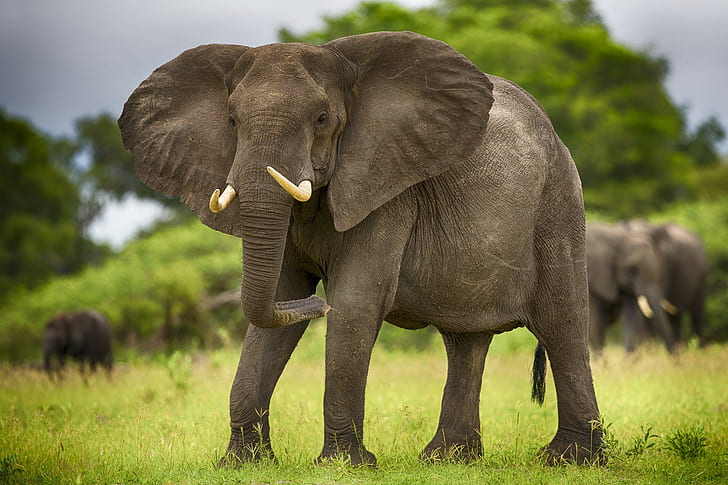
#> input picture gajah.jpg, 728 x 485 px
$ jupyter execute P9_1207070030_Deri_Ruswandi.ipynb
#> lines starting #> are read from the running program, lines starting #| are printed output that depends on the picture
[cell 1]
# Memanggil Library yang dibutuhkan
import cv2 as cv
import numpy as np
from matplotlib import pyplot as plt

# Memanggil gambar yang disimpan dan mengubah citra menjadi grayscale (0)
img = cv.imread('gajah.jpg', 0)
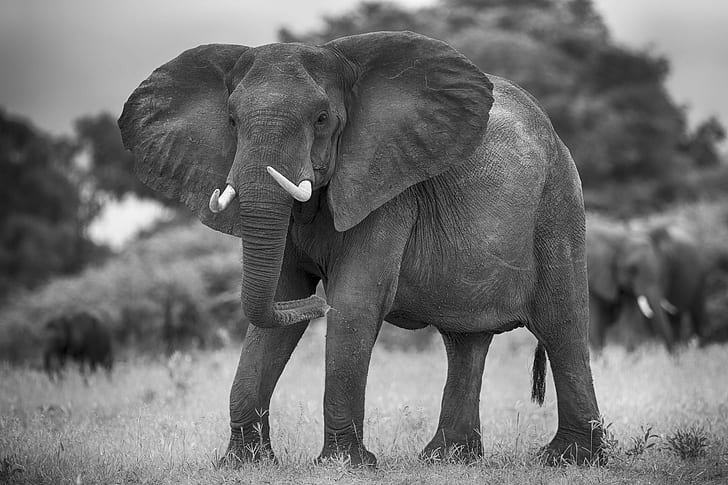
#> img: shape (485, 728); min 0, max 255, mean 112.5

img_canny = cv.Canny(img,100,200)
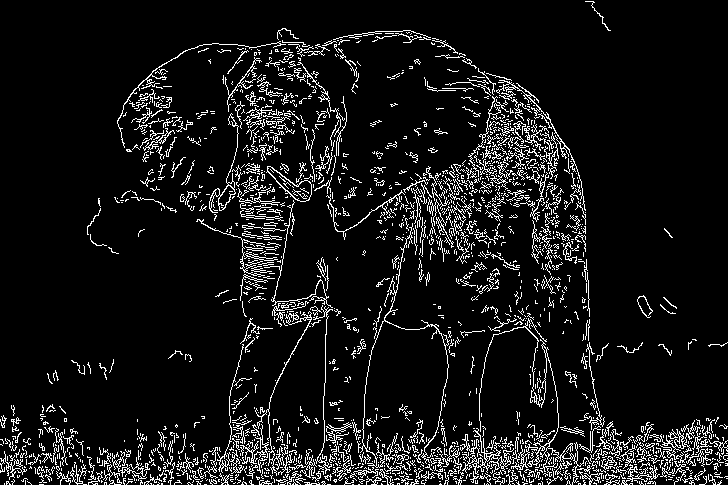
#> img_canny: shape (485, 728); 8.6% white in thin lines or dots

#Plot Ouput
fig, axes = plt.subplots(2, 2, figsize=(8, 8))#untuk membuat sebuah figure (gambar) yang terdiri dari matriks subplot 4x2 dengan ukuran (lebar, tinggi) sebesar (8, 8) inci.
ax = axes.ravel()#untuk mengubah matriks axes menjadi array satu dimensi dengan menggunakan metode ravel()

ax[0].imshow(img, cmap='gray')
ax[0].set_title("Citra Input")
ax[1].hist(img.ravel(), bins=256)
ax[1].set_title("Histogram Citra Input")

ax[2].imshow(img_canny, cmap='gray')
ax[2].set_title("Citra Output canny")
ax[3].hist(img_canny.ravel(), bins=256)
ax[3].set_title("Histogram Citra Output canny")

fig.tight_layout()# untuk secara otomatis mengatur jarak antara subplot dalam sebuah gambar agar lebih rapi dan tidak tumpang tindih.
plt.show()# Menampilkan Output
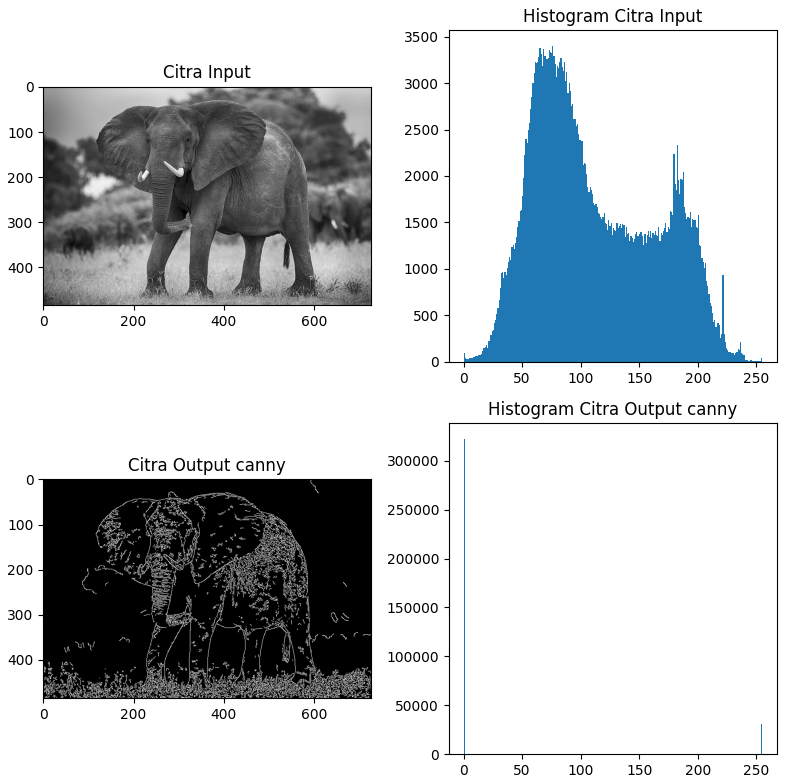
#> figure drawn by matplotlib, 4 panels; panel 2: tallest bar 3398 high, from x = 75.7 to 76.7; panel 4: tallest bar 322555 high, from x = 0 to 0.996

[cell 2]
# Memanggil Library yang dibutuhkan
import cv2 as cv
import numpy as np
from matplotlib import pyplot as plt

# Memanggil gambar yang disimpan dan mengubah citra menjadi grayscale (0)
img = cv.imread('gajah.jpg', 0)

# Memanggil proses Sobel dengan ukuran kernel 5
img_sobelx = cv.Sobel(img, cv.CV_8U, 1, 0, ksize=5)#untuk menerapkan operator Sobel pada citra img untuk mendeteksi gradien tepi horizontal (gradien dalam sumbu x)
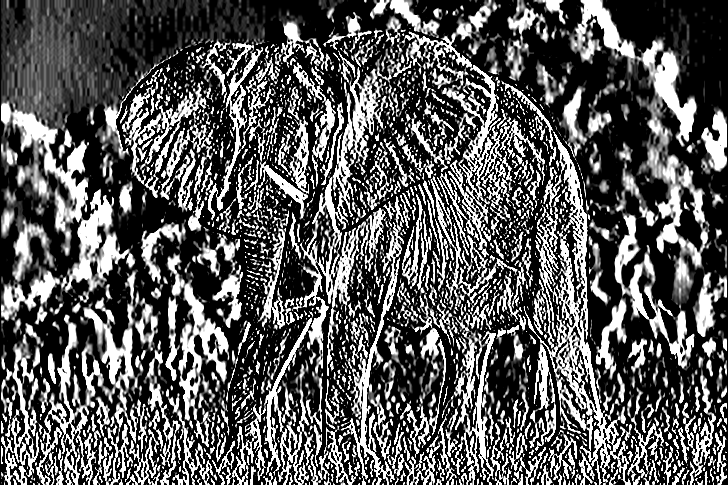
#> img_sobelx: shape (485, 728); min 0, max 255, mean 89.6
img_sobely = cv.Sobel(img, cv.CV_8U, 0, 1, ksize=5)#untuk menerapkan operator Sobel pada citra img untuk mendeteksi gradien tepi horizontal (gradien dalam sumbu y)
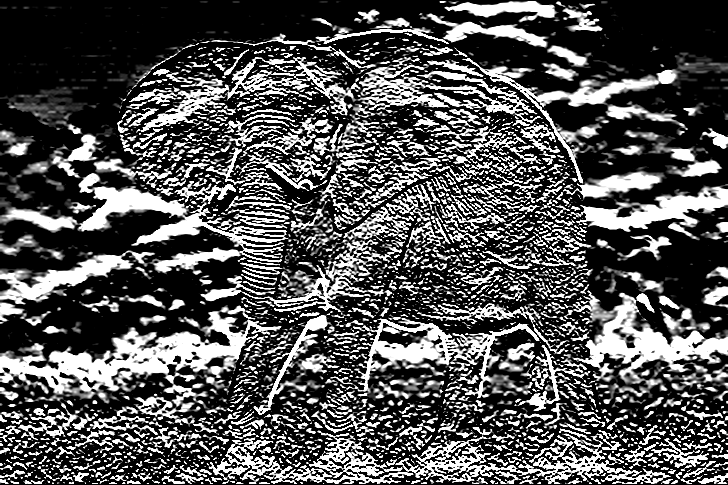
#> img_sobely: shape (485, 728); min 0, max 255, mean 83.3
img_sobel = img_sobelx + img_sobely#untuk menggabungkan hasil deteksi tepi menggunakan operator Sobel pada sumbu x (img_sobelx) dan sumbu y (img_sobely)
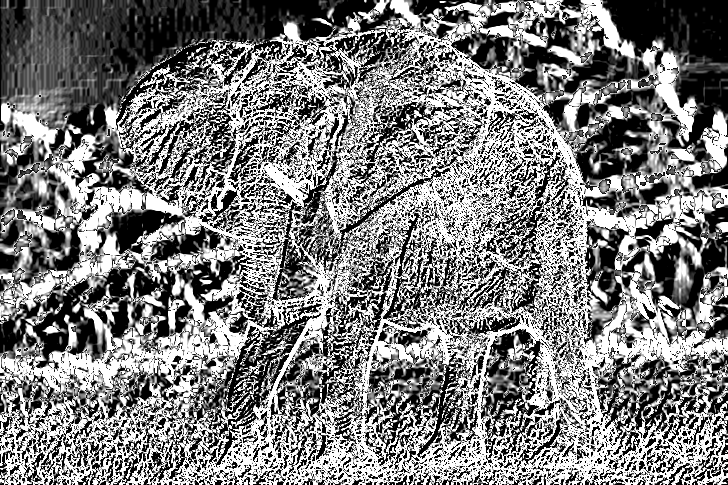
#> img_sobel: shape (485, 728); min 0, max 255, mean 125.3

#Plot Ouput
fig, axes = plt.subplots(4, 2, figsize=(8, 8))#untuk membuat sebuah figure (gambar) yang terdiri dari matriks subplot 4x2 dengan ukuran (lebar, tinggi) sebesar (8, 8) inci.
ax = axes.ravel()#untuk mengubah matriks axes menjadi array satu dimensi dengan menggunakan metode ravel()

ax[0].imshow(img, cmap='gray')
ax[0].set_title("Citra Input")
ax[1].hist(img.ravel(), bins=256)
ax[1].set_title("Histogram Citra Input")

ax[2].imshow(img_sobelx, cmap='gray')
ax[2].set_title("Citra Output Sobel X")
ax[3].hist(img_sobelx.ravel(), bins=256)
ax[3].set_title("Histogram Citra Output Sobel X")

ax[4].imshow(img_sobely, cmap='gray')
ax[4].set_title("Citra Output Sobel Y")
ax[5].hist(img_sobely.ravel(), bins=256)
ax[5].set_title("Histogram Citra Output Sobel Y")

ax[6].imshow(img_sobel, cmap='gray')
ax[6].set_title("Citra Output Sobel")
ax[7].hist(img_sobel.ravel(), bins=256)
ax[7].set_title("Histogram Citra Output Sobel")

fig.tight_layout()# untuk secara otomatis mengatur jarak antara subplot dalam sebuah gambar agar lebih rapi dan tidak tumpang tindih.
plt.show()# Menampilkan Output
#> figure, not shown here; panel 2: tallest bar 3398 high, from x = 75.7 to 76.7; panel 4: tallest bar 167430 high, from x = 0 to 0.996; panel 6: tallest bar 191751 high, from x = 0 to 0.996; panel 8: tallest bar 89898 high, from x = 0 to 0.996

[cell 3]
# Memanggil Library yang dibutuhkan
import cv2 as cv
import numpy as np
from matplotlib import pyplot as plt

# Memanggil gambar yang disimpan dan mengubah citra menjadi grayscale (0)
img = cv.imread('gajah.jpg', 0)

kernelx = np.array([[1,1,1],[0,0,0],[-1,-1,-1]])
kernely = np.array([[-1,0,1],[-1,0,1],[-1,0,1]])

img_prewittx = cv.filter2D(img, -1, kernelx)
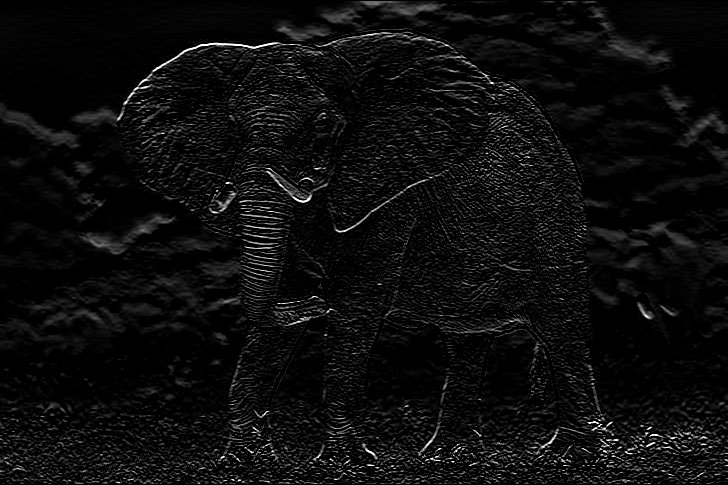
#> img_prewittx: shape (485, 728); min 0, max 255, mean 12.6
img_prewitty = cv.filter2D(img, -1, kernely)
img_prewitt = img_prewittx + img_prewitty
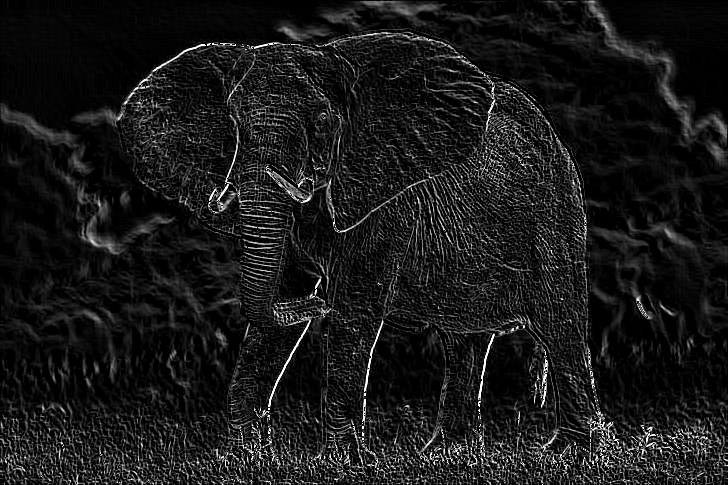
#> img_prewitt: shape (485, 728); min 0, max 255, mean 25.1

#Plot Ouput
fig, axes = plt.subplots(4, 2, figsize=(8, 8))#untuk membuat sebuah figure (gambar) yang terdiri dari matriks subplot 4x2 dengan ukuran (lebar, tinggi) sebesar (8, 8) inci.
ax = axes.ravel()#untuk mengubah matriks axes menjadi array satu dimensi dengan menggunakan metode ravel()

ax[0].imshow(img, cmap='gray')
ax[0].set_title("Citra Input")
ax[1].hist(img.ravel(), bins=256)
ax[1].set_title("Histogram Citra Input")

ax[2].imshow(img_prewittx, cmap='gray')
ax[2].set_title("Citra Output prewitt X")
ax[3].hist(img_prewittx.ravel(), bins=256)
ax[3].set_title("Histogram Citra Output prewitt X")

ax[4].imshow(img_prewitty, cmap='gray')
ax[4].set_title("Citra Output prewitt Y")
ax[5].hist(img_prewitty.ravel(), bins=256)
ax[5].set_title("Histogram Citra Output prewitt Y")

ax[6].imshow(img_prewitt, cmap='gray')
ax[6].set_title("Citra Output prewitt")
ax[7].hist(img_prewitt.ravel(), bins=256)
ax[7].set_title("Histogram Citra Output prewitt")

fig.tight_layout()# untuk secara otomatis mengatur jarak antara subplot dalam sebuah gambar agar lebih rapi dan tidak tumpang tindih.
plt.show()# Menampilkan Output
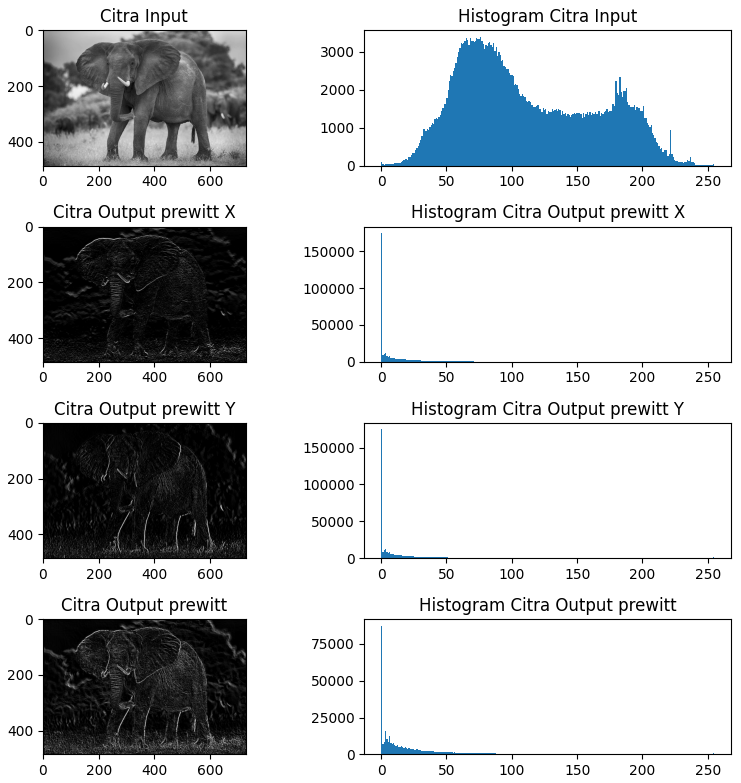
#> figure drawn by matplotlib, 8 panels; panel 2: tallest bar 3398 high, from x = 75.7 to 76.7; panel 4: tallest bar 174737 high, from x = 0 to 0.996; panel 6: tallest bar 174766 high, from x = 0 to 0.996; panel 8: tallest bar 87544 high, from x = 0 to 0.996

[cell 4]
import cv2 as cv
from matplotlib import pyplot as plt

# Membaca gambar
img0 = cv.imread('gajah.jpg')
#> img0 is the input picture: shape (485, 728, 3); mean B, G, R 71.2, 117, 119.2

# Konversi ke grayscale
gray = cv.cvtColor(img0, cv.COLOR_BGR2GRAY)

# Hilangkan noise dengan filter Gaussian
img = cv.GaussianBlur(gray, (3, 3), 0)

# Aplikasikan filter Laplacian
laplacian = cv.Laplacian(img, cv.CV_64F)
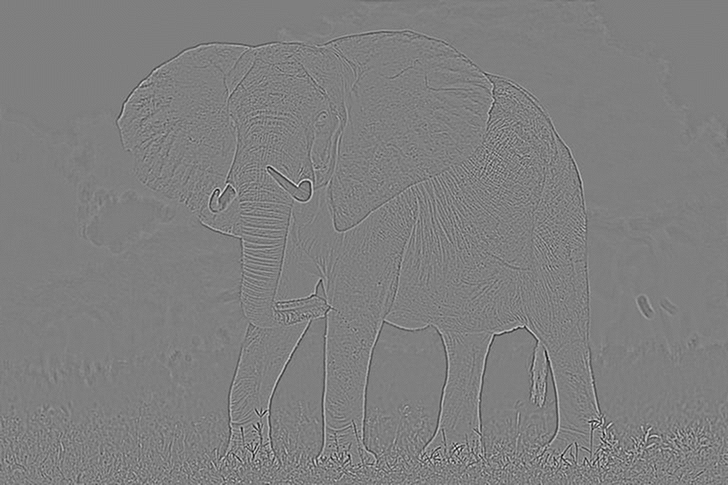
#> laplacian: shape (485, 728) float64; min -125, max 125, mean 0; drawn with min black and max white
laplacian = laplacian / laplacian.max()

# Tampilkan dengan matplotlib
plt.subplot(1, 2, 1), plt.imshow(img, cmap='gray')
plt.title('Original'), plt.xticks([]), plt.yticks([])
plt.subplot(1, 2, 2), plt.imshow(laplacian, cmap='gray')
plt.title('Laplacian'), plt.xticks([]), plt.yticks([])
plt.show()

# Menampilkan gambar dengan OpenCV
cv.imshow('laplacian-gaussian', laplacian)
cv.waitKey(0)
cv.destroyAllWindows()
